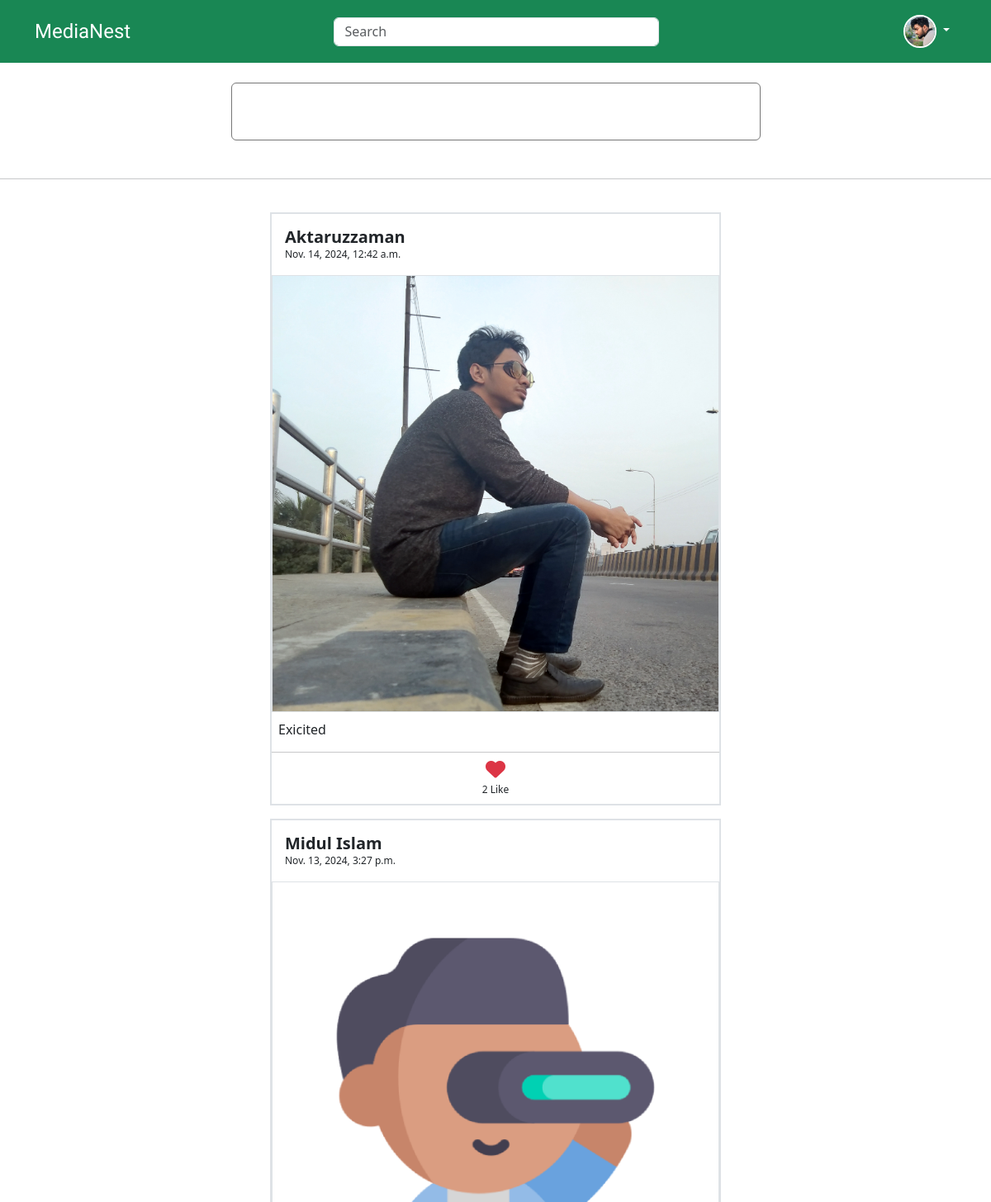
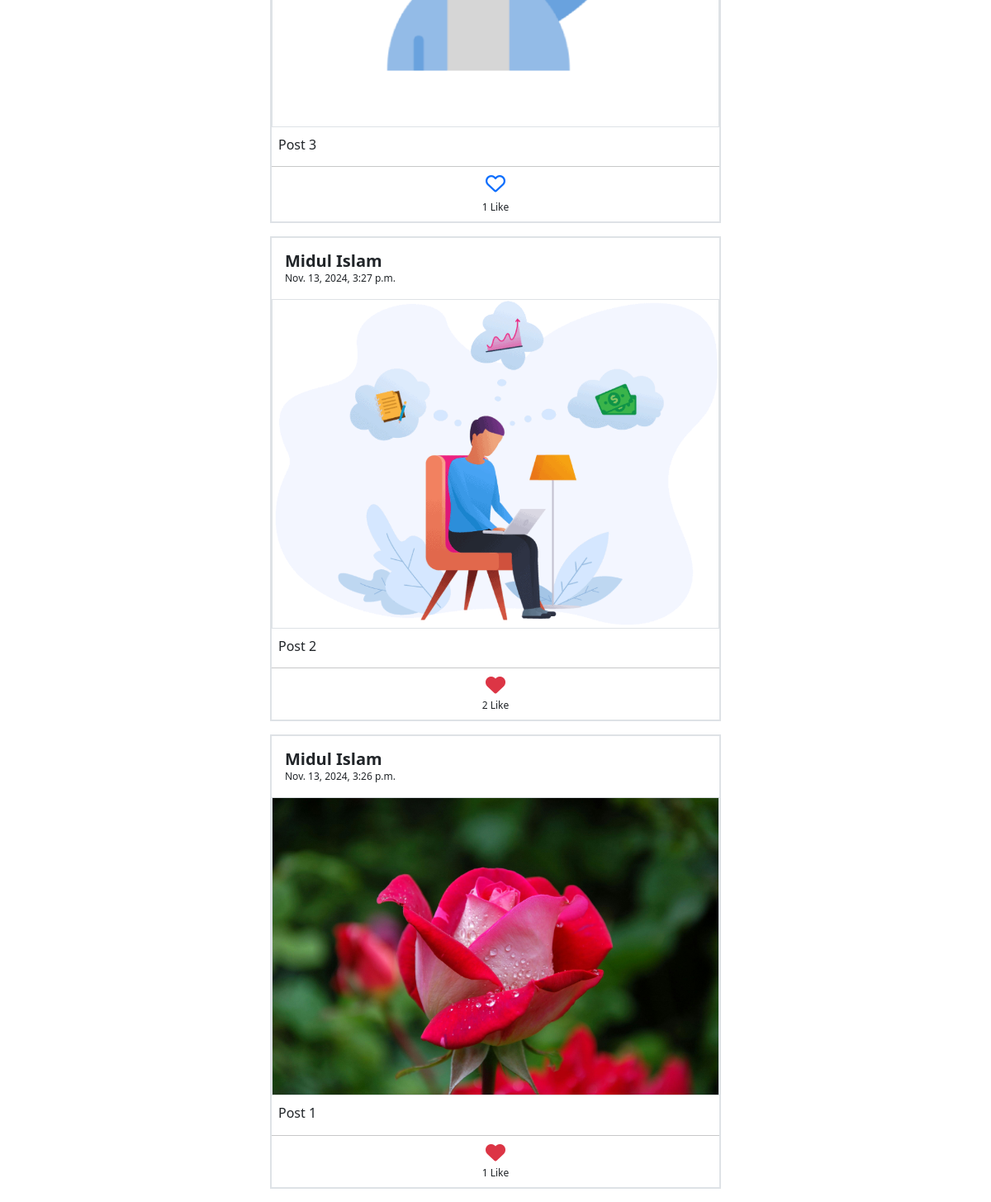
Screenshot of / (signed in) with the database file from the repository (2 pictures, top to bottom).
### LoginApp/models.py (models this page shows, shortened)
class UserProfile(models.Model):
    GENDER_CHOICES = [
        ('M', 'Male'),
        ('F', 'Female'),
    ]
    user = models.OneToOneField(User, on_delete=models.CASCADE, related_name='user_profile')
    full_name = models.CharField(max_length=100)
    profile_pic = models.ImageField(upload_to='profile_pics', blank=True, null=True)
    dob = models.DateField(blank=False, null=False)
    gender = models.CharField(max_length=1, choices=GENDER_CHOICES, blank=False)
    website = models.URLField(blank=True, null=True)
    facebook = models.URLField(blank=True, null=True)
    x = models.URLField(blank=True, null=True)
    description = models.TextField(max_length=350, blank=True)

### PostApp/models.py (models this page shows)
class Post(models.Model):
    author = models.ForeignKey(User, on_delete=models.CASCADE, related_name='post')
    caption = models.TextField(max_length=264, blank=True)
    image = models.ImageField(upload_to='post_images')
    upload_date = models.DateTimeField(auto_now_add=True)
    update_date = models.DateTimeField(auto_now=True)
    class Meta:
        ordering=['-upload_date']

### PostApp/views.py (the view, shortened to what this page needs)
# urls.py: path('', views.home, name="home"),
@login_required
def home(request):
    form = PostForm()
    results = None  # Initialize results as None to control display in the template
    if request.method == "GET":
        search = request.GET.get('search', '').strip()
        if search:
            results = UserProfile.objects.filter(full_name__contains=search).select_related('user')
    following_user_ids = Follow.objects.filter(follower=request.user).values_list('following', flat=True)
    posts = Post.objects.filter(author__in=following_user_ids).select_related('author').order_by('-upload_date')
    liked_post = Like.objects.filter(user=request.user)
    like_post_list = liked_post.values_list('post', flat=True)
    print(like_post_list)
    return render(request, 'PostApp/home.html', context={'form': form, 'results': results, 'posts':posts, 'like_post_list':like_post_list})

### PostApp/forms.py
class PostForm(forms.ModelForm):
    caption = forms.CharField(label="", widget=forms.Textarea(attrs={
        'style':'height:90px'
    }))
    image = forms.ImageField(label="", widget=forms.ClearableFileInput(attrs={
        'class': 'mb-2',
    }))
    class Meta:
        model = Post
        fields = ['caption', 'image',]

### templates/PostApp/home.html (shortened to what this page needs)
{% extends 'navbar.html' %}
{% load crispy_forms_tags %}
{% block body %}
  {% if results %}
    <div class="container mt-5">
      <div class="row">
        {% for result in results %}
          <div class="col-8 m-auto">
            <div class="row mb-2 p-2 border ">
              <div class="col-1">
                {% if result.profile_pic %}
                  <img src="/media/{{ result.profile_pic }}" alt="" height="50px" width="50px" class="rounded-circle border border-2 border-success" />
                {% else %}
                  <img src="/media/default_profile.jpg" alt="" height="50px" width="50px" class="rounded-circle border border-2 border-success" />
                {% endif %}
              </div>
              <div class="col-6">
                   <p class="m-0 d-inline-block"><a href="{% url "LoginApp:user_profile" username=result.user.username %}" class="text-decoration-none text-success">@{{ result.user.username }}</a></p>
                   <br>
                   <p class="m-0  d-inline-block">{{result.full_name}}</p>
              </div>
            </div>
          </div>
        {% endfor %}
      </div>
    </div>
  {% else %}
    <div class="container mt-4">
      <div class="row">
        <div class="col-7 m-auto">
          <textarea type="button" data-bs-toggle="modal" data-bs-target="#exampleModal" class="rounded rounded-2" style="width: 100%; height: 70px; resize: none;" name="" id=""></textarea>
        </div>
      </div>
    </div>
    <br>
    <hr>
    <br>
    <div class="container">
      <div class="row">
        <div class="col-6 m-auto">
          {% for post in posts %}
            <div class="border border-2 mb-3">
              <div class="p-3 pb-0">
                  <h5 class="m-0"><b>{{ post.author.user_profile.full_name }}</b></h5>
                  <p style="font-size: 12px; m-0">{{ post.upload_date }}</p>
              </div>
              <img class="rounded-0 border mb-2" style="width: 100%;height: 100%;" src="/media/{{ post.image }}" class="card-img-top" alt="..." />
              <h6 class="m-0 mt-1 mb-3 ps-2">{{ post.caption }}</h6>
              <div class="">
                <hr class="mb-2 opacity-10">
                {% if post.pk not in like_post_list %}
                  <p class="text-center m-0"><a href="{% url "PostApp:liked" pk=post.pk %}"><i class="fa-regular fa-heart mb-2 fs-4"></i></a></p>
                {% else %}
                  <p class="text-center m-0"><a href="{% url "PostApp:un_liked" pk=post.pk %}"><i class="fa-solid fa-heart fs-4 mb-1 text-danger"></i></a></p>
                {% endif %}
                <p class="text-center m-0 mb-2" style="font-size: 12px;">{{post.liked_post.count}} Like</p>
              </div>
            </div>
          {% endfor %}
        </div>
      </div>
    </div>
  {% endif %}
{% endblock %}

### templates/navbar.html (shortened to what this page needs)
<!DOCTYPE html>
{% load static %}
<html lang="en">
  <head>
    <link rel="stylesheet" href="https://cdnjs.cloudflare.com/ajax/libs/bootstrap/5.3.3/css/bootstrap.min.css" />
    <link rel="stylesheet" href="https://cdnjs.cloudflare.com/ajax/libs/font-awesome/6.6.0/css/all.min.css" />
    <link rel="stylesheet" href="{% static 'css/style.css' %}" />
  </head>
  <body>
    <nav class="navbar navbar-expand-lg bg-body-success bg-success">
      <div class="container w-100">
        <a class="navbar-brand logo fs-4 text-white" href="{% url 'PostApp:home' %}">MediaNest</a>
        <div class="collapse navbar-collapse" id="navbarSupportedContent">
         {% if request.resolver_match.url_name == 'home' and request.resolver_match.app_name == 'PostApp' %}
                <form class="d-flex mx-auto w-50" method="GET">
                    <input class="form-control me-2 m-auto" style="width: 80%; height: 35px;" type="text" placeholder="Search" name="search" />
                </form>
          {% endif %}
          <ul class="navbar-nav ms-auto mb-2 mb-lg-0">
            <li class="nav-item dropdown">
              <a class="nav-link dropdown-toggle" href="#" role="button" data-bs-toggle="dropdown" aria-expanded="false">
                {% if user.user_profile.profile_pic %}
                  <img src="/media/{{ user.user_profile.profile_pic }}" alt="" height="40px" width="40px" class="rounded-circle border-white border border-2" />
                {% else %}
                  <img src="/media/default_profile.jpg" alt="" height="40px" width="40px" class="rounded-circle border-white border border-2" />
                {% endif %}
              </a>
            </li>
          </ul>
        </div>
      </div>
    </nav>
    {% block body %}
    {% endblock %}
  </body>
</html>

### static/css/style.css (style rules this page uses)
.logo { font-family: "Agbalumo", system-ui; }
.navbar-nav .nav-link { color: white; font-size: 16px; padding: 10px 20px; transition: 0.3s; }

### rows the page displays
Post: author.user_profile.full_name "Aktaruzzaman", upload_date "Nov. 14, 2024, 12:42 a.m.", image (picture), caption "Exicited", liked_post.count "2"
Post: author.user_profile.full_name "Midul Islam", upload_date "Nov. 13, 2024, 3:27 p.m.", image (picture), caption "Post 3", liked_post.count "1"
Post: author.user_profile.full_name "Midul Islam", upload_date "Nov. 13, 2024, 3:27 p.m.", image (picture), caption "Post 2", liked_post.count "2"
Post: author.user_profile.full_name "Midul Islam", upload_date "Nov. 13, 2024, 3:26 p.m.", image (picture), caption "Post 1", liked_post.count "1"
